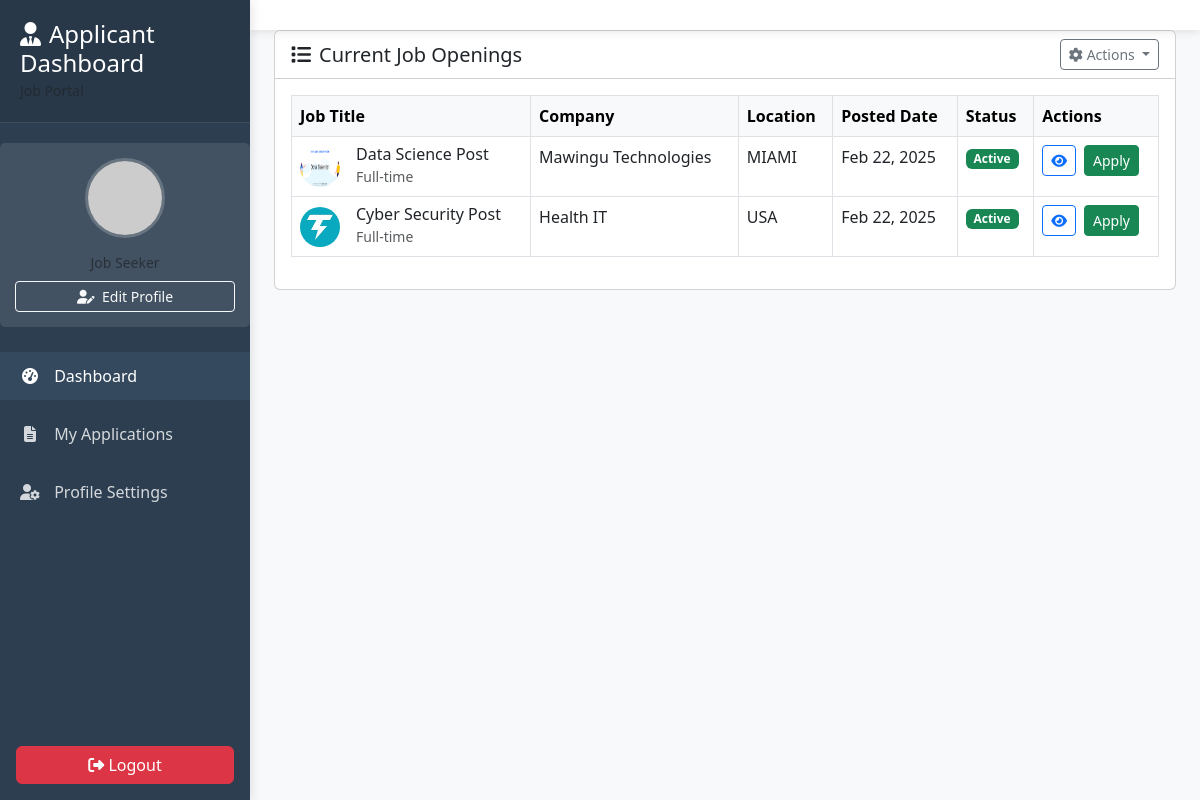
/applicant_job_list/ (signed in), run on an earlier commit of the app's database.
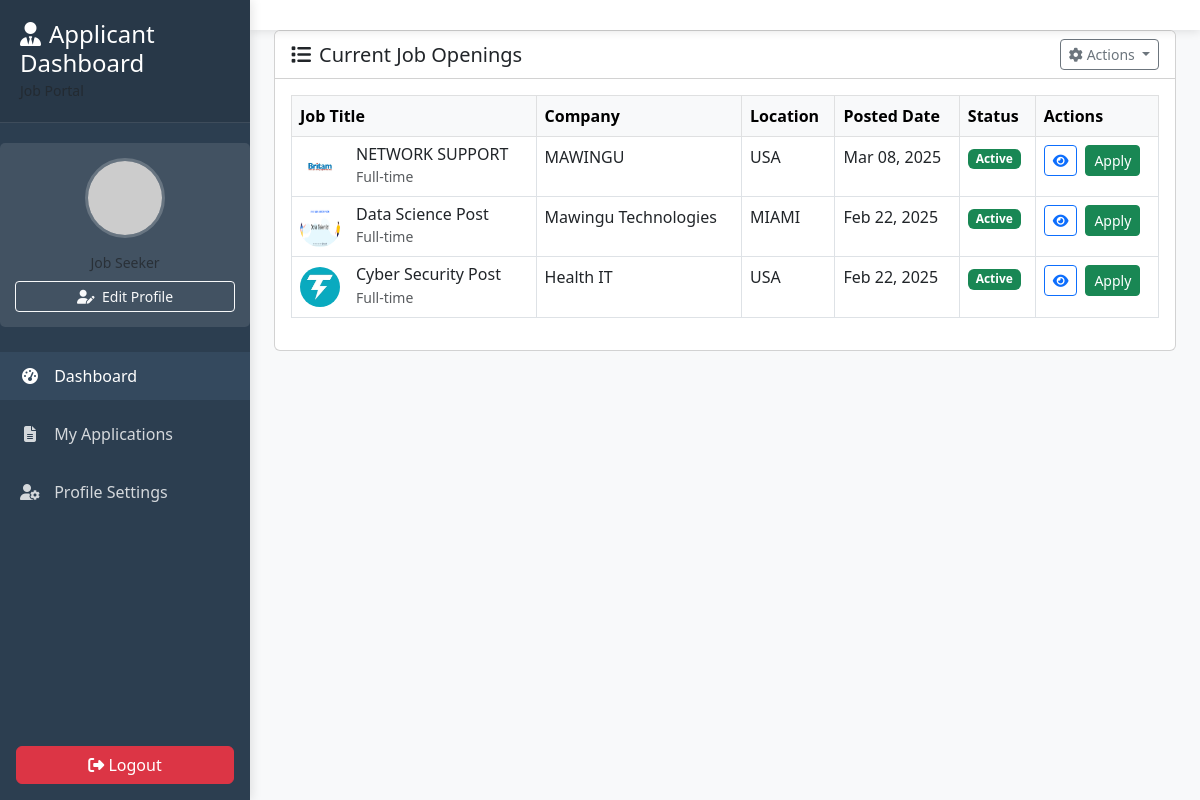
And on a later commit of the database.
### jobs/models.py (models this page shows, shortened)
class Job(models.Model):
    JOB_TYPE_CHOICES = [
        ('Full-time', 'Full-time'),
        ('Part-time', 'Part-time'),
        ('Internship', 'Internship'),
        ('Freelance', 'Freelance'),
    ]
    title = models.CharField(max_length=255)
    company = models.CharField(max_length=255)
    location = models.CharField(max_length=255)
    description = models.TextField()
    salary = models.DecimalField(max_digits=10, decimal_places=2, null=True, blank=True)
    job_type = models.CharField(max_length=20, choices=JOB_TYPE_CHOICES)
    posted_at = models.DateTimeField(auto_now_add=True)
    logo = models.ImageField(upload_to='job_logos/', null=True, blank=True)  # New field for job logo

### jobs/views.py (the view)
# urls.py: path('applicant_job_list/', applicant_job_list, name='applicant_job_list'),
@login_required
def applicant_job_list(request):
    jobs = Job.objects.all().order_by('-posted_at')  # Fetch all jobs, sorted by latest first
    return render(request, 'job/applicant_job_list.html', {'jobs': jobs})

### templates/job/applicant_job_list.html (shortened to what this page needs)
{% extends 'user/applicant_base.html' %}
{% load static %}
{% block content %}
<div class="container-fluid px-4">
    <div class="card mb-4">
        <div class="card-header bg-white">
            <div class="d-flex justify-content-between align-items-center">
                <h5 class="mb-0"><i class="fas fa-list me-2"></i>Current Job Openings</h5>
                <div class="dropdown">
                    <button class="btn btn-sm btn-outline-secondary dropdown-toggle" type="button" id="dropdownMenuButton" data-bs-toggle="dropdown">
                        <i class="fas fa-cog me-1"></i>Actions
                    </button>
                </div>
            </div>
        </div>
        <div class="card-body">
            <div class="table-responsive">
                <table id="jobsTable" class="table table-hover table-bordered" style="width:100%">
                    <thead class="table-light">
                        <tr>
                            <th>Job Title</th>
                            <th>Company</th>
                            <th>Location</th>
                            <th>Posted Date</th>
                            <th>Status</th>
                            <th>Actions</th>
                        </tr>
                    </thead>
                    <tbody>
                        {% for job in jobs %}
                        <tr>
                            <td>
                                <div class="d-flex align-items-center">
                                    {% if job.logo %}
                                    <img src="{{ job.logo.url }}" alt="{{ job.company }} logo" class="rounded-circle me-3" width="40" height="40">
                                    {% else %}
                                    <div class="bg-secondary rounded-circle d-flex align-items-center justify-content-center me-3" style="width: 40px; height: 40px;">
                                        <i class="fas fa-building text-white"></i>
                                    </div>
                                    {% endif %}
                                    <div>
                                        <h6 class="mb-0">{{ job.title }}</h6>
                                        <small class="text-muted">{{ job.job_type }}</small>
                                    </div>
                                </div>
                            </td>
                            <td>{{ job.company }}</td>
                            <td>{{ job.location }}</td>
                            <td data-order="{{ job.posted_at|date:'U' }}">{{ job.posted_at|date:"M d, Y" }}</td>
                            <td><span class="badge bg-success">Active</span></td>
                            <td>
                                <div class="d-flex gap-2">
                                    <a href="{% url 'job_detail' job.id %}" class="btn btn-sm btn-outline-primary" title="View">
                                        <i class="fas fa-eye"></i>
                                    </a>
                                    {% if job.id in applied_job_ids %}
                                        <button class="btn btn-sm btn-secondary" disabled>Applied</button>
                                    {% else %}
                                        <form action="{% url 'job_detail' job.id %}" method="post">
                                            <button type="submit" class="btn btn-sm btn-success">Apply</button>
                                        </form>
                                    {% endif %}
                                </div>
                            </td>
                        </tr>
                        {% empty %}
                        <tr>
                            <td colspan="6" class="text-center py-4">No job advertisements available.</td>
                        </tr>
                        {% endfor %}
                    </tbody>
                </table>
            </div>
        </div>
    </div>
</div>
{% endblock content %}

What changed in the data, as far as the page shows it:
added Job: logo (picture), title "NETWORK SUPPORT", job_type "Full-time", company "MAWINGU", location "USA", posted_at "Mar 08, 2025", shows "Apply"
